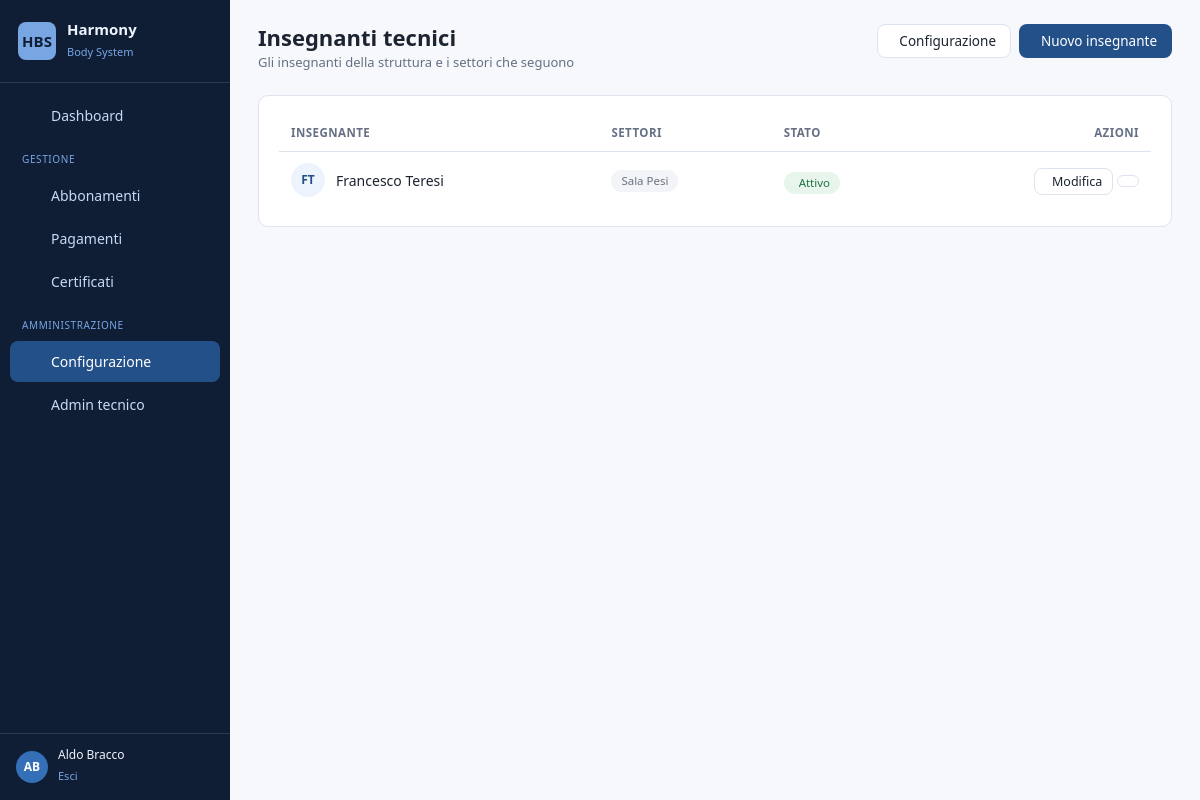
Page /members/config/insegnanti/ (signed in) on the committed database.
### members/models.py (models this page shows, shortened)
class Member(AbstractUser):
    class Role(models.TextChoices):
        ADMIN = "ADMIN", _("Amministratore")
        STAFF = "STAFF", _("Segreteria")
        INSTRUCTOR = "INSTRUCTOR", _("Istruttore")
        MEMBER = "MEMBER", _("Socio")
    class Sex(models.TextChoices):
        MALE = "M", _("Maschio")
        FEMALE = "F", _("Femmina")
    role = models.CharField(
        _("Ruolo"), max_length=20, choices=Role.choices, default=Role.MEMBER
    )
    first_name = models.CharField(_("Nome"), max_length=150, blank=False)
    last_name = models.CharField(_("Cognome"), max_length=150, blank=False)
    email = models.EmailField(_("Email"), blank=True)
    card_number = models.CharField(
        _("Numero tessera"), max_length=30, unique=True, null=True, blank=True,
        help_text=_("Formato es. BS/23/00202"),
    )
    fiscal_code = models.CharField(_("Codice fiscale"), max_length=16, blank=True)
    sex = models.CharField(_("Sesso"), max_length=1, choices=Sex.choices, blank=True)
    date_of_birth = models.DateField(_("Data di nascita"), null=True, blank=True)
    birth_place = models.CharField(_("Luogo di nascita"), max_length=120, blank=True)
    phone_number = models.CharField(_("Cellulare"), max_length=20, blank=True)
    phone_home = models.CharField(_("Telefono casa"), max_length=20, blank=True)
    address = models.CharField(_("Indirizzo"), max_length=255, blank=True)
    residence_city = models.CharField(_("Comune di residenza"), max_length=120, blank=True)
    province = models.CharField(_("Provincia"), max_length=2, blank=True)
    postal_code = models.CharField(_("CAP"), max_length=5, blank=True)
    photo = models.ImageField(_("Foto"), upload_to="member_photos/", null=True, blank=True)
    notes = models.TextField(_("Note"), blank=True)
    registration_date = models.DateField(_("Data registrazione"), null=True, blank=True)
    is_dismissed = models.BooleanField(_("Dimesso / Cessato"), default=False)
    sector = models.ForeignKey(
        Sector, on_delete=models.SET_NULL, null=True, blank=True,
        related_name="members", verbose_name=_("Settore"),
    )
    instructor = models.ForeignKey(
        Instructor, on_delete=models.SET_NULL, null=True, blank=True,
        related_name="members", verbose_name=_("Insegnante tecnico"),
    )
    guardian = models.ForeignKey(
        "self", on_delete=models.SET_NULL, null=True, blank=True,
        related_name="dependents", verbose_name=_("Genitore / tutore"),
    )
    class Meta:
        verbose_name = _("Socio")
        verbose_name_plural = _("Soci")
        ordering = ["last_name", "first_name"]

class Instructor(models.Model):
    first_name = models.CharField(_("Nome"), max_length=100)
    last_name = models.CharField(_("Cognome"), max_length=100, blank=True)
    sectors = models.ManyToManyField(
        Sector, blank=True, related_name="instructors", verbose_name=_("Settori")
    )
    user = models.OneToOneField(
        "Member",
        on_delete=models.SET_NULL,
        null=True, blank=True,
        related_name="instructor_profile",
        verbose_name=_("Account collegato"),
    )
    is_active = models.BooleanField(_("Attivo"), default=True)
    class Meta:
        verbose_name = _("Insegnante tecnico")
        verbose_name_plural = _("Insegnanti tecnici")
        ordering = ["last_name", "first_name"]

class Sector(models.Model):
    name = models.CharField(_("Settore"), max_length=100, unique=True)
    is_active = models.BooleanField(_("Attivo"), default=True)
    class Meta:
        verbose_name = _("Settore")
        verbose_name_plural = _("Settori")
        ordering = ["name"]

### members/views_config.py (the view)
# urls.py: path('config/insegnanti/', views_config.instructor_list, name='instructor_list'),
@office_required
def instructor_list(request):
    instructors = Instructor.objects.all().prefetch_related('sectors').order_by('last_name', 'first_name')
    return render(request, 'config/instructor_list.html', {
        'instructors': instructors, 'active_nav': 'config',
    })

### members/views_config.py (called while the page is built)
def office_required(view_func):
    @wraps(view_func)
    @login_required
    def _wrapped(request, *args, **kwargs):
        u = request.user
        if u.is_staff or u.is_superuser or getattr(u, "is_office", False):
            return view_func(request, *args, **kwargs)
        raise PermissionDenied
    return _wrapped

### templates/config/instructor_list.html (shortened to what this page needs)
{% extends "base.html" %}
{% block content %}
<div class="hbs-pagehead">
    <div>
        <h1>Insegnanti tecnici</h1>
        <p class="hbs-pagehead__sub">Gli insegnanti della struttura e i settori che seguono</p>
    </div>
    <div class="hbs-pagehead__actions">
        <a href="{% url 'members:config_home' %}" class="hbs-btn hbs-btn--ghost"> Configurazione</a>
        <a href="{% url 'members:instructor_add' %}" class="hbs-btn hbs-btn--primary"> Nuovo insegnante</a>
    </div>
</div>
<div class="hbs-card">
    {% if instructors %}
    <table class="hbs-table">
        <thead><tr><th>Insegnante</th><th>Settori</th><th>Stato</th><th style="text-align:right;">Azioni</th></tr></thead>
        <tbody>
            {% for i in instructors %}
            <tr>
                <td>
                    <div class="d-flex align-items-center" style="gap:11px;">
                        <span class="hbs-avatar">{{ i.first_name|first|upper }}{{ i.last_name|first|upper }}</span>
                        <div class="hbs-table__name">{{ i.first_name }} {{ i.last_name }}</div>
                    </div>
                </td>
                <td>
                    {% for s in i.sectors.all %}<span class="hbs-badge hbs-badge--muted" style="margin-right:4px;">{{ s.name }}</span>{% empty %}<span class="hbs-table__sub">—</span>{% endfor %}
                </td>
                <td>
                    {% if i.is_active %}<span class="hbs-badge hbs-badge--ok"> Attivo</span>
                    {% else %}<span class="hbs-badge hbs-badge--muted">Non attivo</span>{% endif %}
                </td>
                <td style="text-align:right;">
                    <a href="{% url 'members:instructor_edit' i.pk %}" class="hbs-btn hbs-btn--ghost hbs-btn--sm"> Modifica</a>
                    <a href="{% url 'members:instructor_delete' i.pk %}" class="hbs-btn hbs-btn--danger hbs-btn--sm"></a>
                </td>
            </tr>
            {% endfor %}
        </tbody>
    </table>
    {% else %}
    <div class="hbs-empty">
        <i class="ti ti-user-star"></i>
        <p>Nessun insegnante configurato.</p>
        <a href="{% url 'members:instructor_add' %}" class="hbs-btn hbs-btn--primary"><i class="ti ti-plus"></i> Nuovo insegnante</a>
    </div>
    {% endif %}
</div>
{% endblock %}

### templates/base.html (shortened to what this page needs)
{% load static %}
<!DOCTYPE html>
<html lang="it">
<head>
    <link href="https://cdn.jsdelivr.net/npm/bootstrap@5.3.3/dist/css/bootstrap.min.css" rel="stylesheet">
    <link rel="stylesheet" href="https://cdn.jsdelivr.net/npm/@tabler/icons-webfont@3.7.0/dist/tabler-icons.min.css">
    <link href="{% static 'css/theme.css' %}" rel="stylesheet">
</head>
<body>
{% if user.is_authenticated %}
<div class="hbs-shell">
    <aside class="hbs-sidebar" id="hbsSidebar">
        <a href="{% url 'dashboard' %}" class="hbs-brand">
            <span class="hbs-brand__logo">HBS</span>
            <span>
                <span class="hbs-brand__name d-block">Harmony</span>
                <span class="hbs-brand__sub">Body System</span>
            </span>
        </a>
        <nav class="hbs-nav">
            <a href="{% url 'dashboard' %}"
               class="hbs-nav__link {% if active_nav == 'dashboard' %}is-active{% endif %}">
                 Dashboard
            </a>
            {% if user.is_staff or user.is_superuser %}
                <div class="hbs-nav__section">Gestione</div>
                <a href="{% url 'members:subscription_status' %}"
                   class="hbs-nav__link {% if active_nav == 'subscriptions' %}is-active{% endif %}">
                     Abbonamenti
                </a>
                    <a href="{% url 'members:payment_all' %}"
                        class="hbs-nav__link {% if active_nav == 'payments' %}is-active{% endif %}">
                         Pagamenti
                </a>
                <a href="{% url 'members:medical_certificate_status' %}"
                   class="hbs-nav__link {% if active_nav == 'certificates' %}is-active{% endif %}">
                     Certificati
                </a>
                <div class="hbs-nav__section">Amministrazione</div>
                <a href="{% url 'members:config_home' %}"
                   class="hbs-nav__link {% if active_nav == 'config' %}is-active{% endif %}">
                     Configurazione
                </a>
                <a href="{% url 'admin:index' %}" class="hbs-nav__link">
                     Admin tecnico
                </a>
            {% endif %}
        </nav>
        <div class="hbs-userbox">
            <span class="hbs-userbox__avatar">{{ user.first_name|first|upper }}{{ user.last_name|first|upper }}</span>
            <span>
                <span class="hbs-userbox__name d-block">{{ user.get_full_name|default:user.username }}</span>
                <form method="post" action="{% url 'logout' %}" style="margin:0;">
                    <button type="submit" class="hbs-userbox__link" style="background:none; border:none; padding:0; cursor:pointer;">
                         Esci
                    </button>
                </form>
            </span>
        </div>
    </aside>
    <div class="hbs-main">
        {% block content %}{% endblock %}
    </div>
</div>
{% else %}
    {% block fullscreen %}{% endblock %}
{% endif %}
</body>
</html>

### rows in the picture
Member: first_name|first "A", last_name|first "B", get_full_name "Aldo Bracco"
Instructor: first_name|first "F", last_name|first "T", first_name "Francesco", last_name "Teresi", is_active "Attivo"
Sector: name "Sala Pesi"
